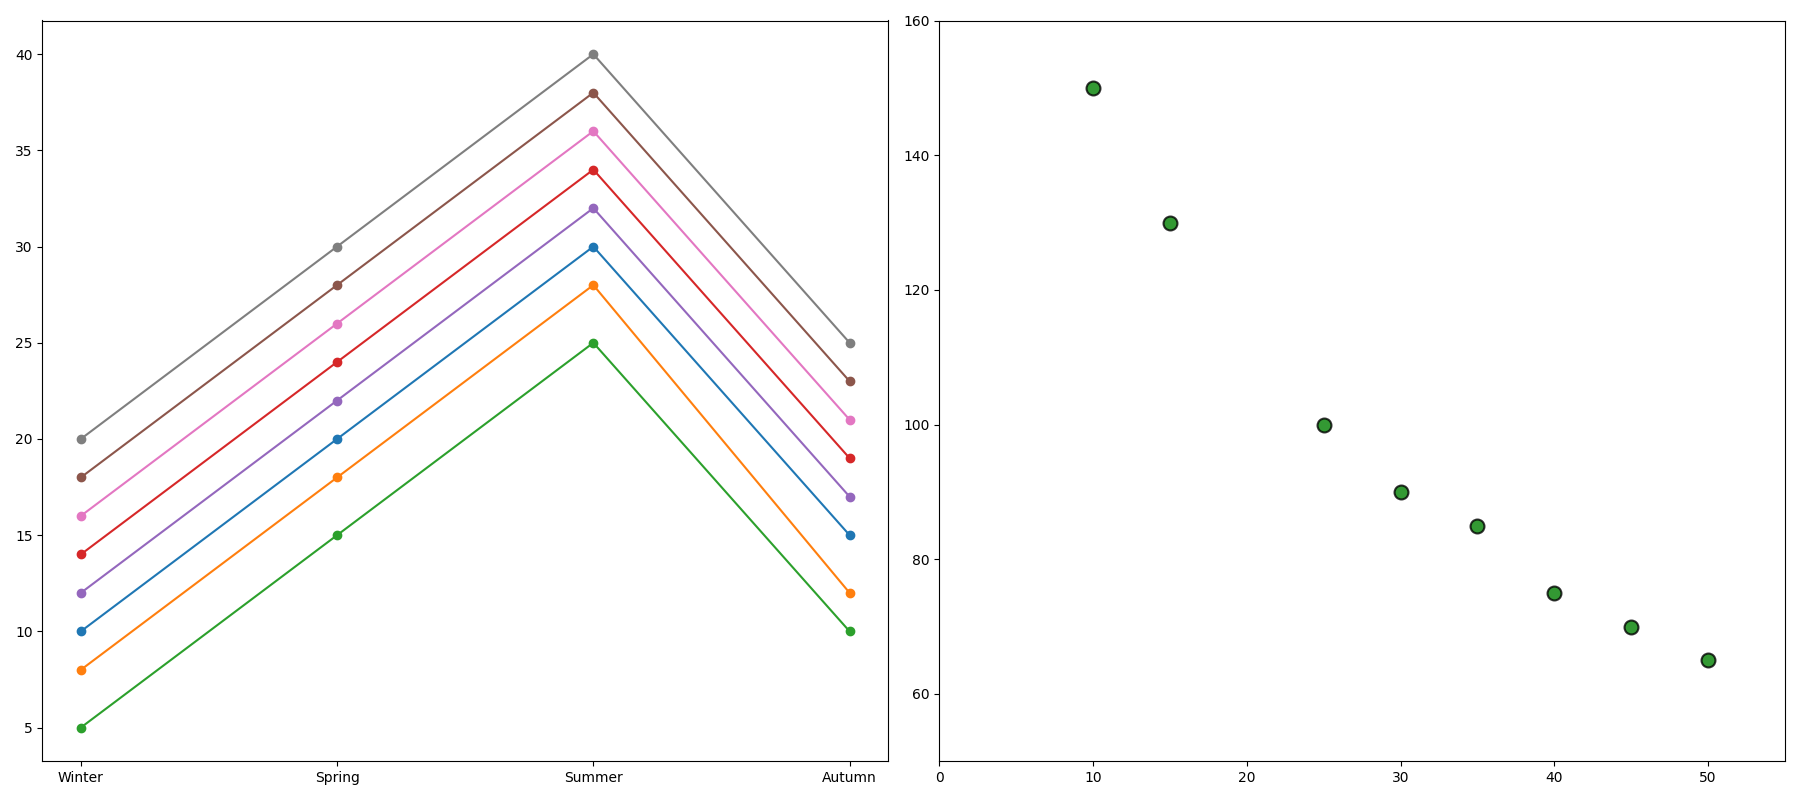

The Python source for this figure:
import matplotlib.pyplot as plt
import numpy as np

cities = ["City A", "City B", "City C", "City D", "City E", "City F", "City G", "City H"]
tree_coverage = np.array([35, 10, 50, 30, 15, 40, 45, 25])
AQI_levels = np.array([85, 150, 65, 90, 130, 75, 70, 100])

temperature_trends = {
    "City A": [10, 20, 30, 15],
    "City B": [8, 18, 28, 12],
    "City C": [5, 15, 25, 10],
    "City D": [14, 24, 34, 19],
    "City E": [12, 22, 32, 17],
    "City F": [18, 28, 38, 23],
    "City G": [16, 26, 36, 21],
    "City H": [20, 30, 40, 25]
}

fig, (ax2, ax1) = plt.subplots(1, 2, figsize=(18, 8))

for city in cities:
    temperatures = temperature_trends[city]
    quarters = ['Winter', 'Spring', 'Summer', 'Autumn']
    ax2.plot(quarters, temperatures, marker='o')

ax1.scatter(tree_coverage, AQI_levels, color='green', s=100, alpha=0.8,
            edgecolors='black', linewidth=1.5)

ax1.set_xlim(0, 55)
ax1.set_ylim(50, 160)

plt.tight_layout()

plt.show()
